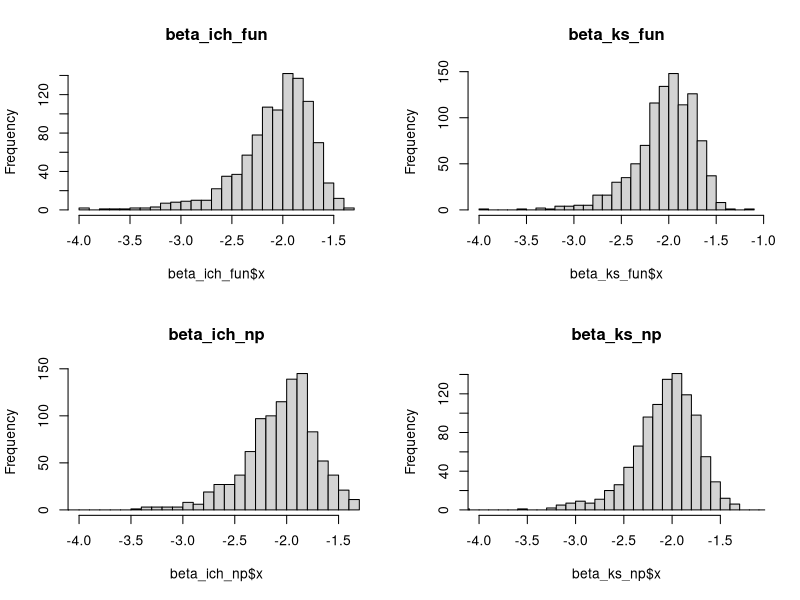

Recreate this plot in R.
beta_ich_fun=read.csv("mc_beta_ich_fun.csv",header=TRUE)
beta_ks_fun=read.csv("mc_beta_ks_fun.csv",header=TRUE)
beta_ich_np=read.csv("mc_beta_ich_np.csv",header=TRUE)
beta_ks_np=read.csv("mc_beta_ks_np.csv",header=TRUE)


#########################################################################
par(mfrow=c(2,2))
hist(beta_ich_fun$x,breaks = 30, main="beta_ich_fun")
hist(beta_ks_fun$x,breaks = 30, main="beta_ks_fun")
hist(beta_ich_np$x,breaks = 50, main="beta_ich_np", xlim = range(beta_ich_fun$x))
hist(beta_ks_np$x,breaks = 50, main="beta_ks_np", xlim = range(beta_ks_fun$x))

